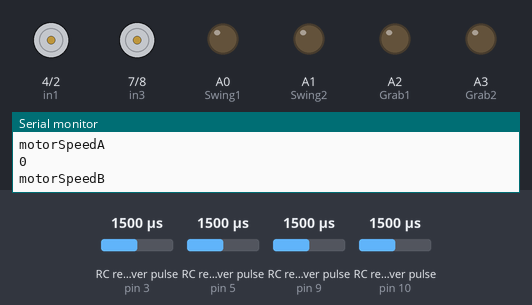
Bench run of a sketch on a simulated Arduino Uno, built with avr-gcc and run on an emulated ATmega328P. Parts: motor-driver pin pairs drawn as motors (green arrow = first pin HIGH = forward, orange = second pin HIGH = backward, longer = more drive, scaled by the enable pin), output pins drawn as LEDs (lit = HIGH), the last lines printed to the serial monitor. Wiring (inferred from the names in the program): 4 × RC receiver channel: data pin 3 / data pin 5 / data pin 9 / data pin 10. The test bench sets the inputs (shaded band); at power-on: RC receiver pulse (sensors on pin 3, pin 10, pin 5, pin 9) 1500 µs.

Above: at 1.2 s.
1.3 s: RC receiver pulse (sensor on pin 3) set to 1476 µs
2.8 s: RC receiver pulse (sensor on pin 3) set to 1441 µs
4.3 s: RC receiver pulse (sensor on pin 10) set to 1020 µs
At 4.7 s:
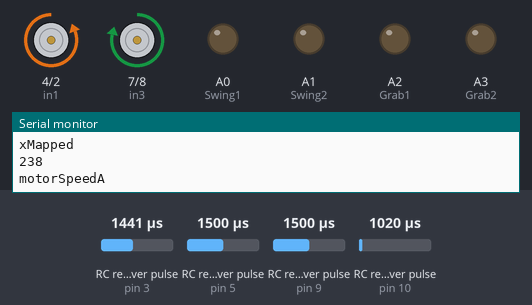
5.8 s: RC receiver pulse (sensor on pin 5) set to 1213 µs
8.8 s: RC receiver pulse (sensor on pin 5) set to 1188 µs
At 9.5 s:
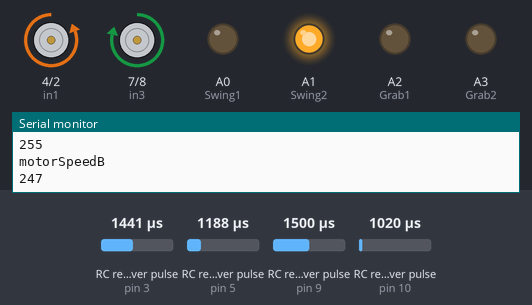
10.3 s: RC receiver pulse (sensor on pin 3) set to 1500 µs
At 11.5 s:
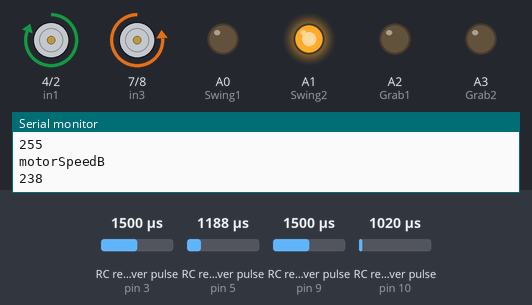
Timing chart, 0 to 14.3 s (numbered marks = the images above; inputs shaded):
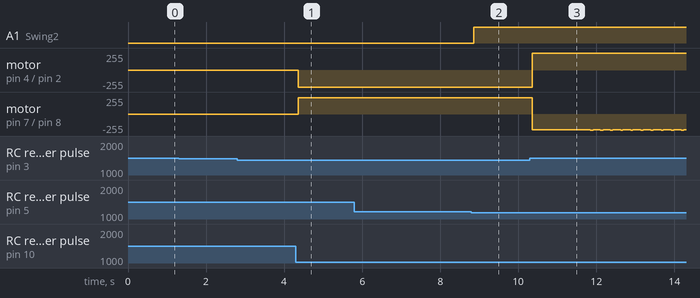

The sketch:

updated2.ino
```cpp
int in1 = 4;
int in2= 2;
int in3 = 7;
int in4 = 8;
int enA = 6;
int enB = 11;
#define ch1 10 //x axia
#define ch2 3 //y axis
#define ch3 5
#define ch4 9
#define Swing1 A0
#define Swing2 A1
#define Grab1 A2
#define Grab2 A3

int Channel1 ;
int Channel2 ;
int motorSpeedA = 0;
int motorSpeedB = 0;
void setup() {
  pinMode(enA, OUTPUT);
  pinMode(enB, OUTPUT);
  pinMode(in1, OUTPUT);
  pinMode(in2, OUTPUT);
  pinMode(in3, OUTPUT);
  pinMode(in4, OUTPUT);
  pinMode(Swing1,OUTPUT);
  pinMode(Swing2,OUTPUT);
  pinMode(Grab1,OUTPUT);
  pinMode(Grab2,OUTPUT);
  Serial.begin(9600);
}
void loop() {
  int xAxis = (pulseIn (ch1, HIGH));
  int yAxis = (pulseIn (ch2, HIGH));
  int yMapped = 0;
  int xMapped = 0;
  // Motor A forward
  bool bin1 = false;
  bool bin2 = true;
  // Motor B forward
  bool bin3 = false;
  bool bin4 = true;

  // Y-axis used for forward and backward control
  if (yAxis < 1460) {
    bin1 = !bin1;
    bin2 = !bin2;
    bin3 = !bin3;
    bin4 = !bin4;

    /*
    // Set Motor A backward
    digitalWrite(in1, HIGH);
    digitalWrite(in2, LOW);
    // Set Motor B backward
    digitalWrite(in3, HIGH);
    digitalWrite(in4, LOW);*/
    // Convert the declining Y-axis readings for going backward from 470 to 0 into 0 to 255 value for the PWM signal for increasing the motor speed
    yMapped = map(yAxis, 1460, 990, 0, 255);

  }
  else if (yAxis > 1500) {
    /*
    // Set Motor A forward
    digitalWrite(in1, LOW);
    digitalWrite(in2, HIGH);
    // Set Motor B forward
    digitalWrite(in3, LOW);
    digitalWrite(in4, HIGH);*/
    // Convert the increasing Y-axis readings for going forward from 550 to 1023 into 0 to 255 value for the PWM signal for increasing the motor speed
    yMapped = map(yAxis, 1500, 2000, 0, 255);
  }
  // If joystick stays in middle the motors are not moving
  else {
    yMapped = 0;
  }
  motorSpeedA = yMapped;
  motorSpeedB = yMapped;

  // X-axis used for left and right control
  if (xAxis < 1460) {
    // Convert the declining X-axis readings from 470 to 0 into increasing 0 to 255 value
    xMapped = map(xAxis, 1460, 990, 0, 255);
    // Move to left - decrease left motor speed, increase right motor speed
    motorSpeedA = abs(motorSpeedA - xMapped);
    motorSpeedB = motorSpeedB + xMapped;

    if(xMapped>yMapped){
      //motor A rotates reverse
        bin1 = !bin1;
        bin2 = !bin2;
        motorSpeedA+=70;

    }
    // Confine the range from 0 to 255
    if(motorSpeedA > 255){
      motorSpeedA = 255;
    }
    if (motorSpeedB > 255) {
      motorSpeedB = 255;
    }
  }
  if (xAxis > 1500) {
    // Convert the increasing X-axis readings from 550 to 1023 into 0 to 255 value
    int xMapped = map(xAxis, 1500, 2000, 0, 255);
    // Move right - decrease right motor speed, increase left motor speed
    motorSpeedA = motorSpeedA + xMapped;
    motorSpeedB = abs(motorSpeedB - xMapped);
    if(xMapped>yMapped){
      //motor B rotates reverse
        bin3 = !bin3;
        bin4 = !bin4;
        motorSpeedB+=70;
    }
    // Confine the range from 0 to 255
    if (motorSpeedA > 255) {
      motorSpeedA = 255;
    }
    if(motorSpeedB > 255){
      motorSpeedB = 255;
    }
  }
  // Prevent buzzing at low speeds (Adjust according to your motors. My motors couldn't start moving if PWM value was below value of 70)
  if (motorSpeedA < 70) {
    motorSpeedA = 0;
  }
  if (motorSpeedB < 70) {
    motorSpeedB = 0;
  }
  // Set Motor A
  digitalWrite(in1, bin1);
  digitalWrite(in2, bin2);
  // Set Motor B
  digitalWrite(in3, bin3);
  digitalWrite(in4, bin4);
  analogWrite(enA, motorSpeedA); // Send PWM signal to motor A
  analogWrite(enB, motorSpeedB); // Send PWM signal to motor B

  Serial.println("yMapped");
  Serial.println(yMapped);
  Serial.println("xMapped");
  Serial.println(xMapped);
  Serial.println("motorSpeedA");
  Serial.println(motorSpeedA);
  Serial.println("motorSpeedB");
  Serial.println(motorSpeedB);
  int lyAxis = (pulseIn (ch3, HIGH));
  int lxAxis = (pulseIn (ch4, HIGH));
  if((lyAxis<1800 && lyAxis>1200)||(lxAxis<1800 && lxAxis>1200))
    armature(lyAxis,lxAxis);
  else{
    digitalWrite(Swing1,false);
    digitalWrite(Swing2,false);
    digitalWrite(Grab1,false);
    digitalWrite(Grab2,false);
  }
}
void armature(int lyAxis,int lxAxis){
  bool s1 = false;
  bool s2 = false;
  bool g1 = false;
  bool g2 = false;
  if(lyAxis>1800){
    s1 = !s1;
  }
  else if(lyAxis<1200){
    s2 = !s2;
  }
  if(lxAxis>1800){
    g1 = !g1;
  }
  else if(lxAxis<1200){
    g2 = !g2;
  }
  digitalWrite(Swing1,s1);
  digitalWrite(Swing2,s2);
  digitalWrite(Grab1,g1);
  digitalWrite(Grab2,g2);
}
```

Measured:
- the behaviour switches between 1199 and 1198 µs on RC receiver pulse (sensor on pin 5) (found by bisection; images 1 and 2)
- after the input at 4.3 s, motor on pin 4 (in1) / pin 2 (in2): stopped → backward 255/255 after 0.06 s; motor on pin 7 (in3) / pin 8 (in4): stopped → forward 247/255 after 0.06 s
- after the input at 8.8 s, A1 (Swing2): LOW → HIGH after 0.07 s
- after the input at 10.3 s, motor on pin 4 (in1) / pin 2 (in2): backward 255/255 → forward 255/255 after 0.06 s; motor on pin 7 (in3) / pin 8 (in4): forward 247/255 → backward 238/255 after 0.06 s, then repeats every 0.26 s: backward 242/255 0.08 s, backward 238/255 0.18 s
